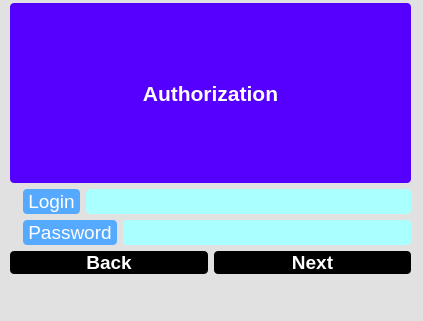
<?xml version="1.0" encoding="UTF-8"?>
<ui version="4.0">
 <class>Authorization</class>
 <widget class="QMainWindow" name="Authorization">
  <property name="geometry">
   <rect>
    <x>0</x>
    <y>0</y>
    <width>423</width>
    <height>321</height>
   </rect>
  </property>
  <property name="windowTitle">
   <string>MainWindow</string>
  </property>
  <property name="styleSheet">
   <string notr="true">QWidget {
background-color: rgb(225, 225, 225);
}</string>
  </property>
  <widget class="QWidget" name="centralwidget">
   <widget class="QWidget" name="verticalLayoutWidget_2">
    <property name="geometry">
     <rect>
      <x>10</x>
      <y>3</y>
      <width>401</width>
      <height>271</height>
     </rect>
    </property>
    <layout class="QVBoxLayout" name="verticalLayout_2">
     <item>
      <widget class="QLabel" name="label_4">
       <property name="font">
        <font>
         <family>Arial</family>
         <pointsize>16</pointsize>
         <weight>75</weight>
         <bold>true</bold>
        </font>
       </property>
       <property name="styleSheet">
        <string notr="true">QLabel {
background-color: rgb(85, 0, 255);
color: rgb(255, 255, 255);
border-radius: 4px;
}</string>
       </property>
       <property name="text">
        <string>Authorization</string>
       </property>
       <property name="alignment">
        <set>Qt::AlignCenter</set>
       </property>
      </widget>
     </item>
     <item>
      <layout class="QHBoxLayout" name="horizontalLayout_3">
       <item>
        <widget class="QLabel" name="label">
         <property name="text">
          <string/>
         </property>
         <property name="pixmap">
          <pixmap resource="ressources.qrc">:/FC resources/photo_2022-05-23_13-26-22.jpg</pixmap>
         </property>
        </widget>
       </item>
       <item>
        <layout class="QVBoxLayout" name="verticalLayout">
         <item>
          <layout class="QHBoxLayout" name="horizontalLayout">
           <item>
            <widget class="QLabel" name="label_2">
             <property name="font">
              <font>
               <family>Arial</family>
               <pointsize>14</pointsize>
              </font>
             </property>
             <property name="styleSheet">
              <string notr="true">QLabel {
background-color: rgb(85, 170, 255);
color: rgb(255, 255, 255);
border-radius: 4px;
}</string>
             </property>
             <property name="text">
              <string> Login </string>
             </property>
            </widget>
           </item>
           <item>
            <widget class="QLineEdit" name="lineEdit_login">
             <property name="font">
              <font>
               <family>Arial</family>
               <pointsize>14</pointsize>
              </font>
             </property>
             <property name="styleSheet">
              <string notr="true">QLineEdit {
background-color: rgb(170, 255, 255);
border-radius: 4px;
}</string>
             </property>
            </widget>
           </item>
          </layout>
         </item>
         <item>
          <layout class="QHBoxLayout" name="horizontalLayout_2">
           <item>
            <widget class="QLabel" name="label_3">
             <property name="font">
              <font>
               <family>Arial</family>
               <pointsize>14</pointsize>
              </font>
             </property>
             <property name="styleSheet">
              <string notr="true">QLabel {
background-color: rgb(85, 170, 255);
color: rgb(255, 255, 255);
border-radius: 4px;
}</string>
             </property>
             <property name="text">
              <string> Password </string>
             </property>
            </widget>
           </item>
           <item>
            <widget class="QLineEdit" name="lineEdit_pass">
             <property name="font">
              <font>
               <family>Arial</family>
               <pointsize>14</pointsize>
              </font>
             </property>
             <property name="styleSheet">
              <string notr="true">QLineEdit {
background-color: rgb(170, 255, 255);
border-radius: 4px;
}</string>
             </property>
            </widget>
           </item>
          </layout>
         </item>
        </layout>
       </item>
      </layout>
     </item>
     <item>
      <layout class="QHBoxLayout" name="horizontalLayout_4">
       <item>
        <widget class="QPushButton" name="pushButton">
         <property name="font">
          <font>
           <family>Arial</family>
           <pointsize>14</pointsize>
           <weight>75</weight>
           <bold>true</bold>
          </font>
         </property>
         <property name="styleSheet">
          <string notr="true">QPushButton {
background-color: rgb(0, 0, 0);
color: rgb(255, 255, 255);
border-radius: 4px;
}
QPushButton:hover:!pressed { 
background-color: rgb(255, 255, 255);
color: rgb(0, 0, 0);
}</string>
         </property>
         <property name="text">
          <string>Back</string>
         </property>
        </widget>
       </item>
       <item>
        <widget class="QPushButton" name="pushButton_next">
         <property name="font">
          <font>
           <family>Arial</family>
           <pointsize>14</pointsize>
           <weight>75</weight>
           <bold>true</bold>
          </font>
         </property>
         <property name="styleSheet">
          <string notr="true">QPushButton {
background-color: rgb(0, 0, 0);
color: rgb(255, 255, 255);
border-radius: 4px;
}
QPushButton:hover:!pressed { 
background-color: rgb(255, 255, 255);
color: rgb(0, 0, 0);
}</string>
         </property>
         <property name="text">
          <string>Next</string>
         </property>
        </widget>
       </item>
      </layout>
     </item>
    </layout>
   </widget>
  </widget>
  <widget class="QMenuBar" name="menubar">
   <property name="geometry">
    <rect>
     <x>0</x>
     <y>0</y>
     <width>423</width>
     <height>20</height>
    </rect>
   </property>
  </widget>
  <widget class="QStatusBar" name="statusbar"/>
 </widget>
 <resources>
  <include location="ressources.qrc"/>
 </resources>
 <connections/>
</ui>
